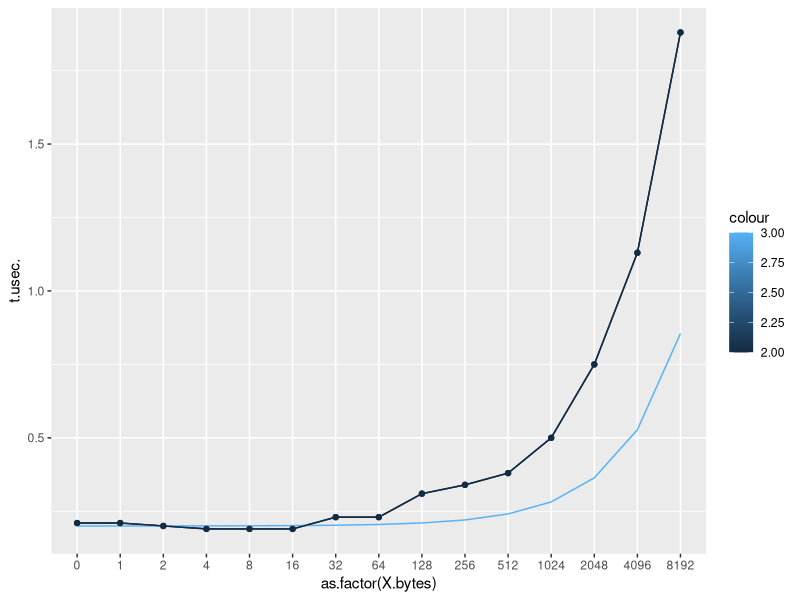
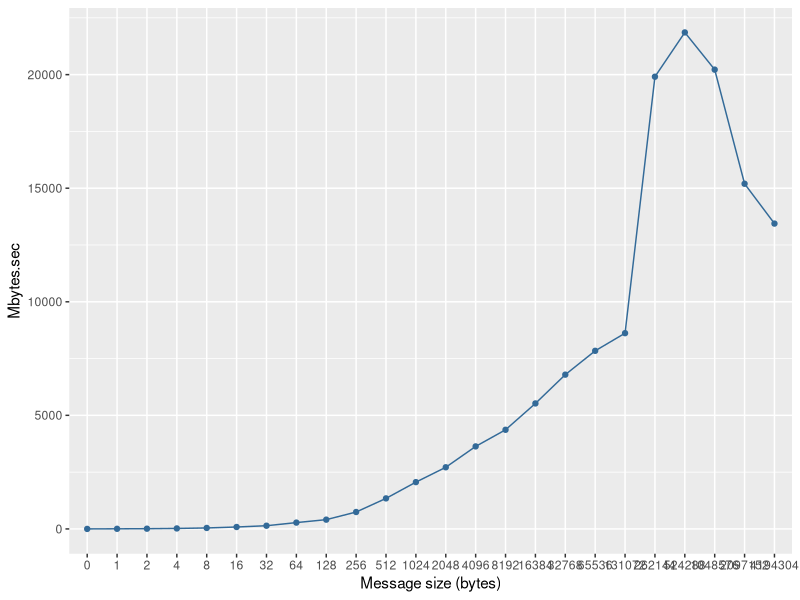
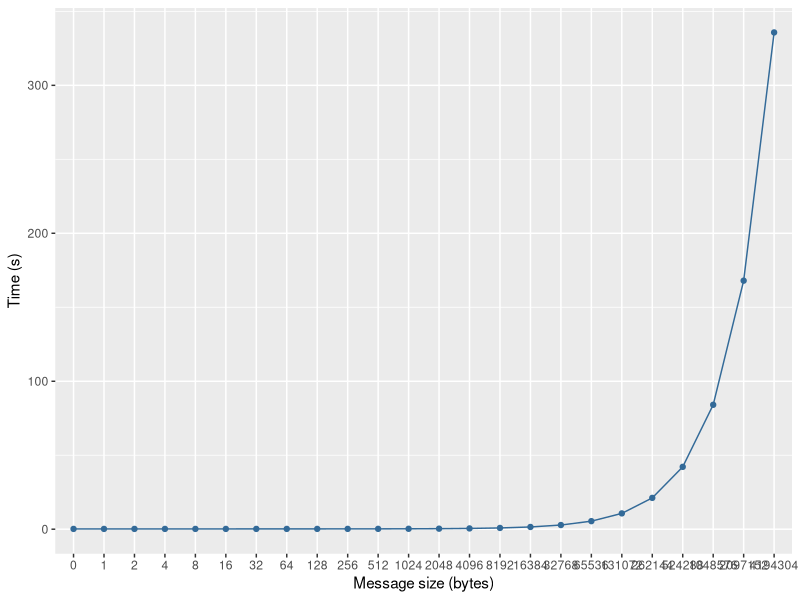

These figures' R source, in order: (Note: this script raises an error after producing the figures.)
# read csv assignment 1 
library(ggplot2)
setwd("~/DSSC/hpc_assignment1/section2")

##############
#core_ucx
core_ucx <- data.frame(read.csv("core_ucx.csv"))

attach(core_ucx)

#latency
a <- core_ucx[1:15,]
p<- ggplot(data = a, aes(x = as.factor(X.bytes), y = t.usec., color = 2,group = 1))  + geom_line() + geom_point()
p + geom_line(data = a, aes(x = as.factor(X.bytes), y = 0.20 + X.bytes/12500, color=3)) + geom_line() + geom_point()
                     
#bandwidth
p <- ggplot(data = core_ucx, aes(x = as.factor(X.bytes), y = Mbytes.sec, color = 2,group = 1)) 
p + geom_line() + geom_point() + labs(x = "Message size (bytes)") + theme(legend.position="none") 

p <- ggplot(data = core_ucx, aes(x = as.factor(X.bytes), y = 0.20 + X.bytes/12500, color = 2,group = 1)) 
p + geom_line(data = core_ucx, aes(x = as.factor(X.bytes), y = 0.20 + X.bytes/12500)) + geom_point() + labs(x = "Message size (bytes)", y="Time (s)") + theme(legend.position="none") 

p <- geom_line(0.20 + X.bytes/12500)


ggplot() + 
  geom_line(data = core_ucx, aes(x = X.bytes, y = 0.20 + X.bytes/12500), color = "red")

detach(core_ucx)

#############
#socket_ucx
socket_ucx <- data.frame(read.csv("socket_ucx.csv"))

############
#node_ucx
node_ucx <- data.frame(read.csv("node_ucx.csv"))

##############
#core_vader
core_vader <- data.frame(read.csv("core_vader.csv"))

attach(core_vader)

#latency
a <- core_vader[1:15,]
ggplot(data = a, aes(x = as.factor(a$X.bytes), y = a$t.usec., color = 2,group = 1))  + geom_line() + geom_point()

#bandwidth
p <- ggplot(data = core_vader, aes(x = as.factor(trunc(X.bytes)), y = Mbytes.sec, color = 2,group = 1)) 
p + geom_line() + geom_point() + labs(x = "Message size (bytes)") + theme(legend.position="none") 

detach(core_vader)

#################
#